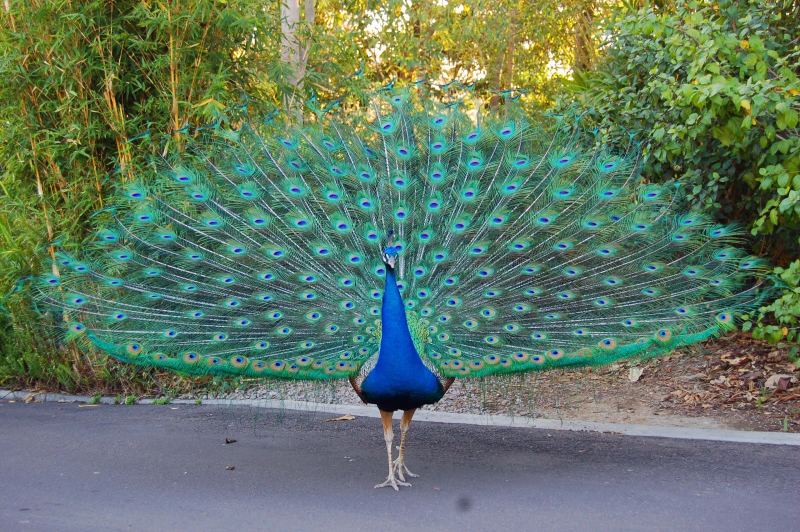
#> input picture Images/peacock.jpg, 1600 x 1064 px (shown at 1/2 size)
$ jupyter execute histogram_opencv.ipynb
#> lines starting #> are read from the running program, lines starting #| are printed output that depends on the picture
### Histogram Calculation in OpenCV

Histograms provide a graphical representation of the distribution of pixel intensity values in an image. They are essential for understanding the contrast, brightness, and intensity spread of an image. Below are examples demonstrating histogram analysis using OpenCV.

cv2.calcHist(images, channels, mask, histSize, ranges[, hist[, accumulate]])

1. **images :** it is the source image of type uint8 or float32. it should be given in square brackets, ie, "[img]".

2. **channels :** it is also given in square brackets. It is the index of channel for which we calculate histogram. For example, if input is grayscale image, its value is [0]. For color image, you can pass [0], [1] or [2] to calculate histogram of blue, green or red channel respectively.

3. **mask :** mask image. To find histogram of full image, it is given as "None". But if you want to find histogram of particular region of image, you have to create a mask image for that and give it as mask. (I will show an example later.)

4. **histSize :** this represents our BIN count. Need to be given in square brackets. For full scale, we pass [256].

5. **ranges :** this is our RANGE. Normally, it is [0,256].

[cell 1]
import cv2
from matplotlib import pyplot as plt

img = cv2.imread("Images/peacock.jpg")
#> img is the input picture: shape (1064, 1600, 3); mean B, G, R 100.1, 120, 97.9
img = cv2.cvtColor(img, cv2.COLOR_BGR2RGB)
plt.imshow(img)
plt.show()

[cell 2]
import cv2
from matplotlib import pyplot as plt

img = cv2.imread("Images/peacock.jpg", 0)
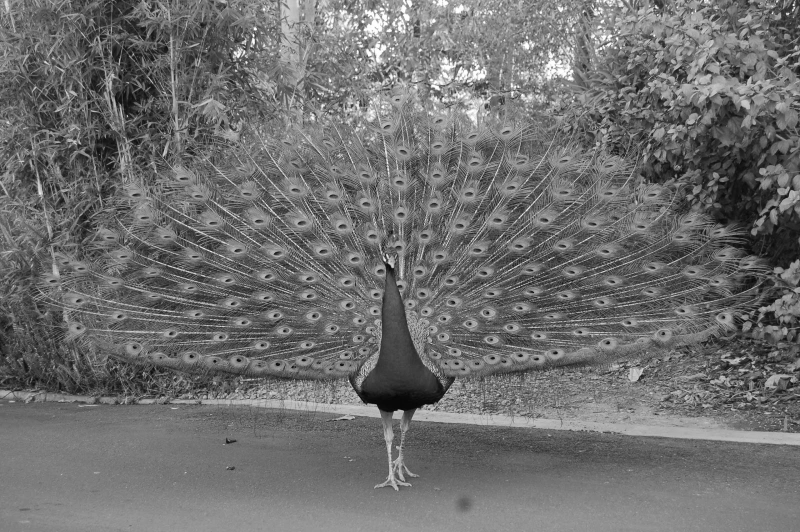
#> img: shape (1064, 1600) (shown at 1/2 size); min 0, max 255, mean 111.1
img = cv2.cvtColor(img, cv2.COLOR_BGR2RGB)
#> img: shape (1064, 1600, 3)
plt.imshow(img)
plt.show()

[cell 3]
img = cv2.imread("Images/peacock.jpg", 0)
hist = cv2.calcHist([img], [0], None,[256], [0,256])
#> hist = 256 values, max 19849 at index 124, min 3 at index 0, mean 6650

ravel() is a numpy functions that flattens multi-dimensional array to 1D array

[cell 4]
img = cv2.imread("Images/peacock.jpg")
plt.hist(img.ravel(), 256, [0,256])
plt.show()
#> figure, not shown here; tallest bar 46889 high, from x = 120 to 121

[cell 5]
img = cv2.imread("Images/whitepeacock.jpg", 0)
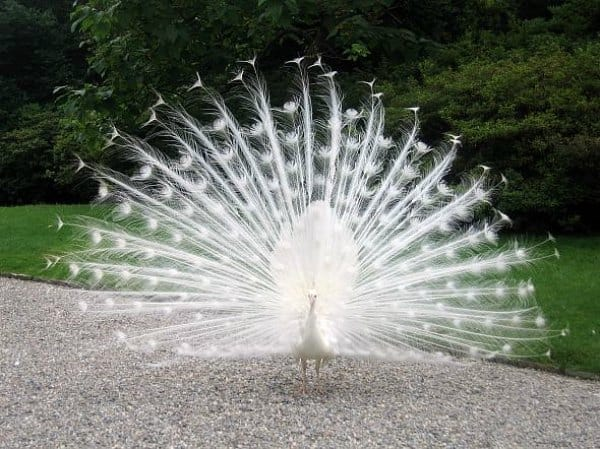
#> input picture Images/whitePeacock.jpg, 600 x 449 px, found by its file name
#> img: shape (449, 600); min 0, max 255, mean 112.8
plt.hist(img.ravel(), 256, [0,256])
plt.show()
#> figure, not shown here; tallest bar 2499 high, from x = 23 to 24

[cell 6]
img = cv2.imread('Images/birds.jpg')
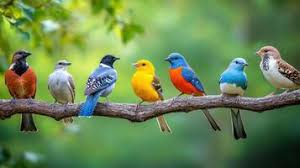
#> input picture Images/birds.jpg, 300 x 168 px
#> img is the input picture: shape (168, 300, 3); mean B, G, R 82.1, 133.8, 105.2
img = img_rgb = cv2.cvtColor(img, cv2.COLOR_BGR2RGB)

plt.subplot(121)
plt.imshow(img)
plt.xticks([]), plt.yticks([])  # to hide tick values on X and Y axis

plt.subplot(122)
plt.hist(img.ravel(),256,[0,256])
plt.xticks([]), plt.yticks([])
plt.show()

[cell 7]
img = cv2.imread('Images/fish.jpg')
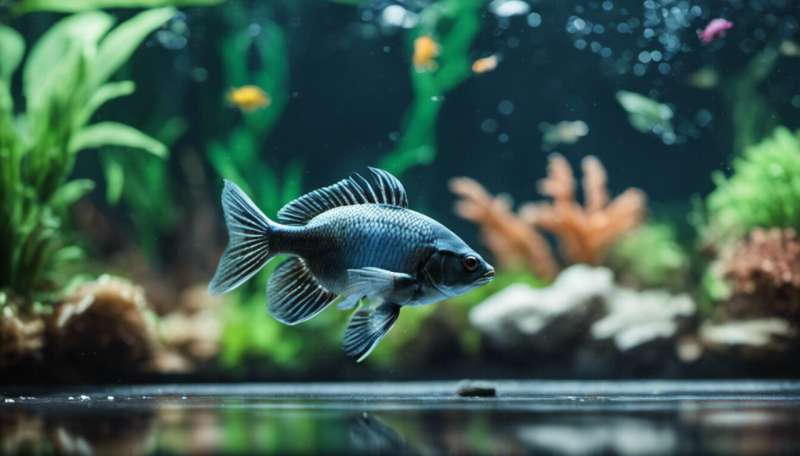
#> input picture Images/fish.jpg, 800 x 456 px
#> img is the input picture: shape (456, 800, 3); mean B, G, R 80.8, 92.2, 63.1
img_rgb = cv2.cvtColor(img, cv2.COLOR_BGR2RGB)

img_gray = cv2.cvtColor(img, cv2.COLOR_BGR2GRAY)

plt.subplot(221)
plt.imshow(img_rgb)
plt.xticks([]), plt.yticks([])  # to hide tick values on X and Y axis

plt.subplot(222)
plt.hist(img_rgb.ravel(),256,[0,256])
plt.xticks([]), plt.yticks([])

plt.subplot(223)
plt.imshow(img_gray, cmap="gray")
plt.xticks([]), plt.yticks([])  # to hide tick values on X and Y axis

plt.subplot(224)
plt.hist(img_gray.ravel(),256,[0,256])
plt.xticks([]), plt.yticks([])

plt.show()

[cell 8]
elephant = cv2.imread("Images/elephents.jpg")
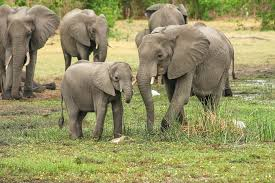
#> input picture Images/elephents.jpg, 275 x 183 px
#> elephant is the input picture: shape (183, 275, 3); mean B, G, R 99.6, 145.8, 149.2
elephant_rgb = cv2.cvtColor(elephant, cv2.COLOR_BGR2RGB)
elephant_gray = cv2.cvtColor(elephant, cv2.COLOR_BGR2GRAY)
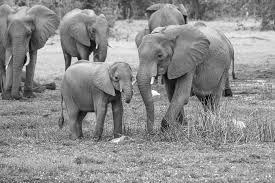
#> elephant_gray: shape (183, 275); min 1, max 253, mean 141.5

img = cv2.imread('Images/fish.jpg')
img_rgb = cv2.cvtColor(img, cv2.COLOR_BGR2RGB)
img_gray = cv2.cvtColor(img, cv2.COLOR_BGR2GRAY)

plt.subplot(241)
plt.imshow(elephant_rgb)
plt.xticks([]), plt.yticks([])

plt.subplot(242)
plt.hist(elephant_rgb.ravel(), 256, [0,256])
plt.xticks([]), plt.yticks([])

plt.subplot(243)
plt.imshow(elephant_gray, "gray")
plt.xticks([]), plt.yticks([])

plt.subplot(244)
plt.hist(elephant_gray.ravel(), 256, [0,256])
plt.xticks([]), plt.yticks([])


plt.subplot(245)
plt.imshow(img_rgb)
plt.xticks([]), plt.yticks([])

plt.subplot(246)
plt.hist(img_rgb.ravel(), 256, [0,256])
plt.xticks([]), plt.yticks([])

plt.subplot(247)
plt.imshow(img_gray, "gray")
plt.xticks([]), plt.yticks([])

plt.subplot(248)
plt.hist(img_gray.ravel(), 256, [0,256])
plt.xticks([]), plt.yticks([])

[cell 9]
image = cv2.imread("Images/peacock.jpg")
color = ('b','g','r')

for i, col in enumerate(color):
    hist = cv2.calcHist([image], [i], None, [256], [0,256])
    plt.plot(hist, color= col)
    plt.xlim([0,256])
plt.show()
#> figure, not shown here; curve peaks at x = 115, y = 11746; curve peaks at x = 122, y = 19293; curve peaks at x = 118, y = 16535

[cell 10]
img1 = cv2.imread("Images/peacock.jpg")
img_rgb = cv2.cvtColor(img1, cv2.COLOR_BGR2RGB)
color = ('b','g','r')

plt.subplot(121)
plt.imshow(img_rgb)
plt.xticks([]), plt.yticks([])  # to hide tick values on X and Y axis

for i,col in enumerate(color):
    histr = cv2.calcHist([img],[i],None,[256],[0,256])
    plt.subplot(122)
    plt.plot(histr,color = col)
    plt.xticks([]), plt.yticks([])  # to hide tick values on X and Y axis
    plt.xlim([0,256])
plt.show()

[cell 11]
image = cv2.imread("Images/birds.jpg", cv2.IMREAD_GRAYSCALE)
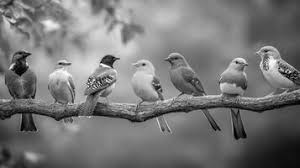
#> image: shape (168, 300); min 0, max 255, mean 119.4

if image is None:
    print("Error: Image not found")
    exit()

histogram = cv2.calcHist([image], [0], None, [256], [0,256])
#> histogram = 256 values, max 602 at index 131, min 1 at index 252, mean 196.9

plt.figure()
plt.title("Gray scale histogram")
plt.xlabel("Pixel Intensity")
plt.ylabel("frequency")
plt.plot(histogram, color= "black")
plt.xlim([0,256])
plt.show()
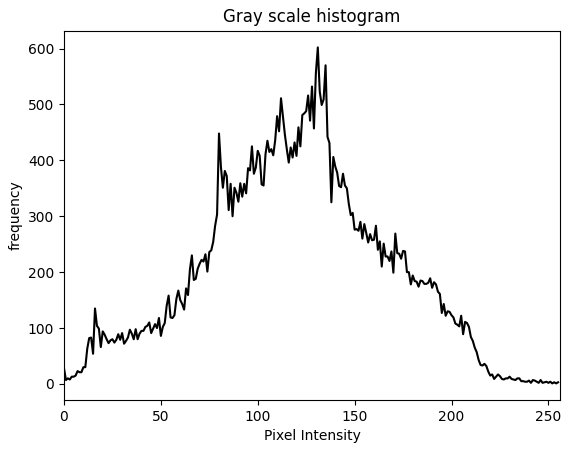
#> figure drawn by matplotlib, 1 panel; curve peaks at x = 131, y = 602

[cell 12]
image = cv2.imread("Images/birds.jpg")

# Check if the image was loaded
if image is None:
    print("Error: Image not found.")
    exit()

#Split the image into B, G, R
channels = cv2.split(image)
colors = ("blue", "green", "red")
plt.figure()
plt.title("Color Histogram")
plt.xlabel("Pixel Intensity")
plt.ylabel("Frequency")

#Calculate and plot the histogram or each channel
for channel, color in zip(channels, colors):
    histogram = cv2.calcHist([channel], [0], None, [256], [0,256])
    plt.plot(histogram, color = color)
    plt.xlim([0,256])
#> this loop made 3 passes
#> color on passes 1 to 3: 'blue', 'green', 'red'
plt.show()
#> figure, not shown here; curve peaks at x = 91, y = 696; curve peaks at x = 152, y = 536; curve peaks at x = 100, y = 628

#### Histogram equalization

Histogram equalization enhances contrast by redistributing pixel intensity values.
It is useful for improving the visibility of details in images with poor contrast.

[cell 13]
image = cv2.imread("Images/peacock.jpg", cv2.IMREAD_GRAYSCALE)

if image is None:
    print("Error: Image not found")
    exit()

# Apply histogram equalization
equalized_image = cv2.equalizeHist(image)
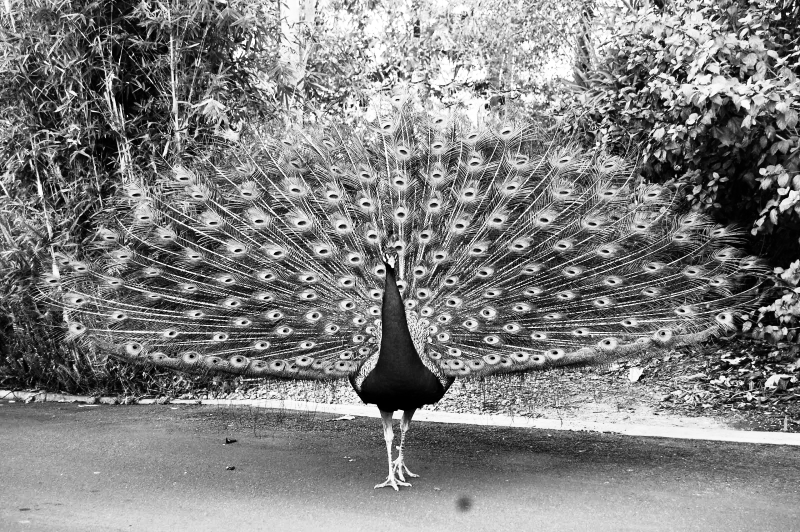
#> equalized_image: shape (1064, 1600) (shown at 1/2 size); min 0, max 255, mean 128.5

# Calculate histograms for both images
original_hist = cv2.calcHist([image], [0], None, [256], [0,256])
#> original_hist has the same summary as hist
equalized_hist = cv2.calcHist([equalized_image], [0], None, [256], [0,256])
#> equalized_hist = 256 values, max 19849 at index 161, min 0 at index 28, mean 6650

plt.figure(figsize=(10,5))
plt.subplot(1,2,1)
plt.title("Original Histogram")
plt.plot(original_hist, color="black")
plt.xlim([0, 256])


plt.title("Equalized Histogram")
plt.subplot(1,2,2)
plt.plot(equalized_hist, color = "black")
plt.xlim([0, 256])

plt.show()
#> figure, not shown here; panel 1: curve peaks at x = 124, y = 19849; panel 2: curve peaks at x = 161, y = 19849

[cell 14]
image = cv2.imread("Images/peacock.jpg", cv2.IMREAD_GRAYSCALE)

# Check if the image was loaded
if image is None:
    print("Error: Image not found.")
    exit()

# Apply histogram equalization
equalized_image = cv2.equalizeHist(image)

# Calculate histograms for both original and equalized images
original_hist = cv2.calcHist([image], [0], None, [256], [0, 256])
equalized_hist = cv2.calcHist([equalized_image], [0], None, [256], [0, 256])

# Plot the results using subplots
plt.figure(figsize=(12, 8))

# Display original image
plt.subplot(2, 2, 1)
plt.title("Original Image")
plt.imshow(image, cmap="gray")
plt.axis("off")

# Display histogram of original image
plt.subplot(2, 2, 2)
plt.title("Original Histogram")
plt.plot(original_hist, color="black")
plt.xlim([0, 256])
plt.xlabel("Pixel Intensity")
plt.ylabel("Frequency")

# Display equalized image
plt.subplot(2, 2, 3)
plt.title("Equalized Image")
plt.imshow(equalized_image, cmap="gray")
plt.axis("off")

# Display histogram of equalized image
plt.subplot(2, 2, 4)
plt.title("Equalized Histogram")
plt.plot(equalized_hist, color="black")
plt.xlim([0, 256])
plt.xlabel("Pixel Intensity")
plt.ylabel("Frequency")

# Show the plots
plt.tight_layout()
plt.show()
#> figure, not shown here; panel 2: curve peaks at x = 124, y = 19849; panel 4: curve peaks at x = 161, y = 19849

#### Cumulative Histogram

A cumulative histogram shows the running total of pixel frequencies, helping analyze global intensity distribution.

[cell 15]
import numpy as np

image = cv2.imread("Images/peacock.jpg", cv2.IMREAD_GRAYSCALE)
if image is None:
    print("Error: Image not found")
    exit()

equalized_image = cv2.equalizeHist(image)

# Calculate histogram
original_hist = cv2.calcHist([image], [0], None, [256], [0,256])
equalized_hist = cv2.calcHist([equalized_image], [0], None, [256], [0, 256])

# calculate cumulative histogram
cumulative_original = np.cumsum(original_hist)
#> cumulative_original = 256 values from 3 to 1702400
cumulative_equalized = np.cumsum(equalized_hist)
#> cumulative_equalized = 256 values from 2965 to 1702400

# Normalize cumulative histograms for better visualization
cumulative_original = cumulative_original / cumulative_original.max()
#> cumulative_original = 256 values from 1.76e-06 to 1
cumulative_equalized = cumulative_equalized / cumulative_equalized.max()
#> cumulative_equalized = 256 values from 0.00174 to 1

# Plot images and cumulative histograms
plt.figure(figsize=(12, 8))

# Original image
plt.subplot(2, 2, 1)
plt.title("Original Image")
plt.imshow(image, cmap="gray")
plt.axis("off")

# Cumulative histogram of original image
plt.subplot(2, 2, 2)
plt.title("Cumulative Histogram (Original)")
plt.plot(cumulative_original, color="blue")
plt.xlim([0, 256])
plt.xlabel("Pixel Intensity")
plt.ylabel("Cumulative Frequency")

# Equalized image
plt.subplot(2, 2, 3)
plt.title("Equalized Image")
plt.imshow(equalized_image, cmap="gray")
plt.axis("off")

# Cumulative histogram of equalized image
plt.subplot(2, 2, 4)
plt.title("Cumulative Histogram (Equalized)")
plt.plot(cumulative_equalized, color="green")
plt.xlim([0, 256])
plt.xlabel("Pixel Intensity")
plt.ylabel("Cumulative Frequency")

# Adjust layout for better visualization
plt.tight_layout()
plt.show()
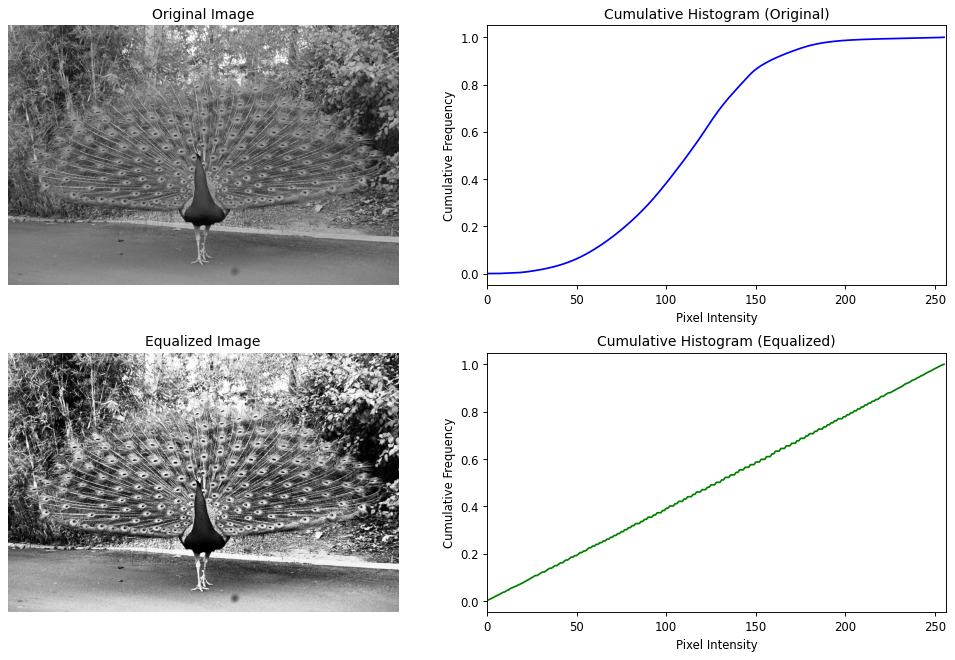
#> figure drawn by matplotlib, 4 panels; panel 2: curve peaks at x = 255, y = 1; panel 4: curve peaks at x = 255, y = 1
